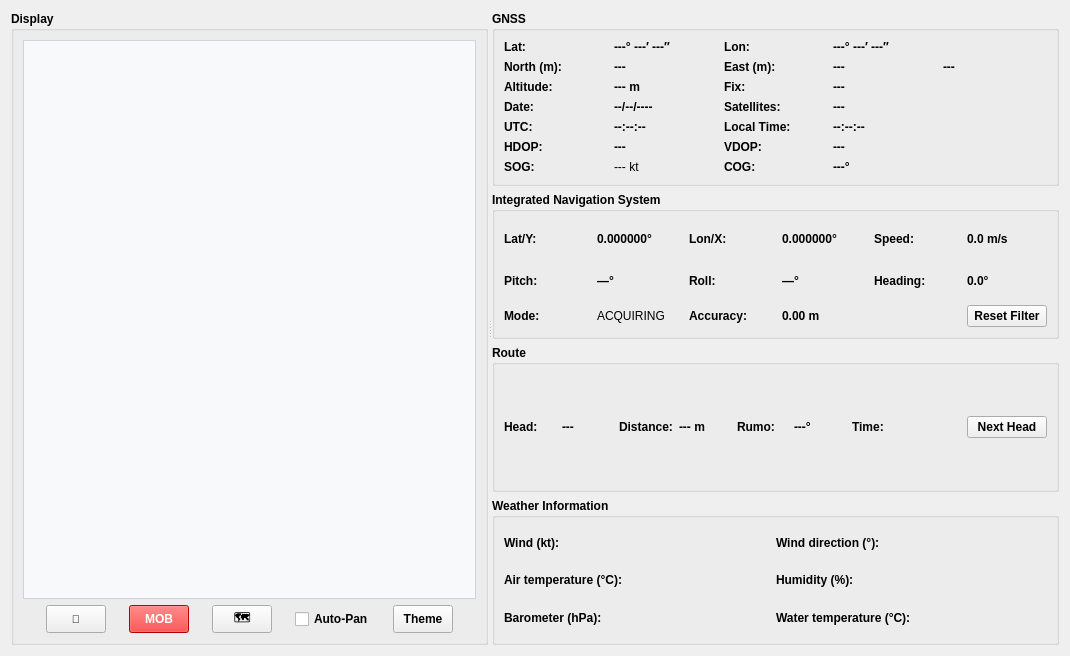
          <widget class="QWidget" name="scrollAreaWidgetContents_2">
           <property name="geometry">
            <rect>
             <x>0</x>
             <y>0</y>
             <width>1070</width>
             <height>656</height>
            </rect>
           </property>
           <layout class="QVBoxLayout" name="verticalLayout_2">
            <item>
             <widget class="QSplitter" name="splitter_nav">
              <property name="orientation">
               <enum>Qt::Horizontal</enum>
              </property>
              <property name="childrenCollapsible">
               <bool>false</bool>
              </property>
              <widget class="QWidget" name="widget_map_container">
               <layout class="QVBoxLayout" name="verticalLayout_left">
                <property name="leftMargin">
                 <number>0</number>
                </property>
                <property name="topMargin">
                 <number>0</number>
                </property>
                <property name="rightMargin">
                 <number>0</number>
                </property>
                <property name="bottomMargin">
                 <number>0</number>
                </property>
                <item>
                 <widget class="QGroupBox" name="groupBox_map">
                  <property name="sizePolicy">
                   <sizepolicy hsizetype="Preferred" vsizetype="Preferred">
                    <horstretch>0</horstretch>
                    <verstretch>0</verstretch>
                   </sizepolicy>
                  </property>
                  <property name="font">
                   <font>
                    <weight>75</weight>
                    <bold>true</bold>
                   </font>
                  </property>
                  <property name="title">
                   <string>Display</string>
                  </property>
                  <layout class="QVBoxLayout" name="verticalLayout_map_3">
                   <item>
                    <widget class="QWidget" name="widget_mapa" native="true">
                     <property name="enabled">
                      <bool>true</bool>
                     </property>
                     <property name="sizePolicy">
                      <sizepolicy hsizetype="Preferred" vsizetype="Preferred">
                       <horstretch>1</horstretch>
                       <verstretch>1</verstretch>
                      </sizepolicy>
                     </property>
                     <property name="minimumSize">
                      <size>
                       <width>70</width>
                       <height>70</height>
                      </size>
                     </property>
                     <property name="styleSheet">
                      <string notr="true">background-color: #f8f9fa; border: 1px solid #ced4da;</string>
                     </property>
                    </widget>
                   </item>
                   <item>
                    <layout class="QHBoxLayout" name="horizontalLayout_map_tools">
                     <property name="spacing">
                      <number>0</number>
                     </property>
                     <property name="sizeConstraint">
                      <enum>QLayout::SetMinimumSize</enum>
                     </property>
                     <item>
                      <widget class="QPushButton" name="refresh_map">
                       <property name="sizePolicy">
                        <sizepolicy hsizetype="Preferred" vsizetype="Preferred">
                         <horstretch>0</horstretch>
                         <verstretch>0</verstretch>
                        </sizepolicy>
                       </property>
                       <property name="minimumSize">
                        <size>
                         <width>0</width>
                         <height>0</height>
                        </size>
                       </property>
                       <property name="maximumSize">
                        <size>
                         <width>60</width>
                         <height>30</height>
                        </size>
                       </property>
                       <property name="font">
                        <font>
                         <pointsize>8</pointsize>
                        </font>
                       </property>
                       <property name="text">
                        <string>🔄</string>
                       </property>
                      </widget>
                     </item>
                     <item>
                      <widget class="QPushButton" name="btn_follow_vessel">
                       <property name="sizePolicy">
                        <sizepolicy hsizetype="Preferred" vsizetype="Preferred">
                         <horstretch>0</horstretch>
                         <verstretch>0</verstretch>
                        </sizepolicy>
                       </property>
                       <property name="maximumSize">
                        <size>
                         <width>60</width>
                         <height>30</height>
                        </size>
                       </property>
                       <property name="toolTip">
                        <string>Seguir embarcação</string>
                       </property>
                       <property name="styleSheet">
                        <string notr="true">background-color: rgb(255, 0, 0); color: white;</string>
                       </property>
                       <property name="text">
                        <string>MOB</string>
                       </property>
                       <property name="checkable">
                        <bool>true</bool>
                       </property>
                      </widget>
                     </item>
                     <item>
                      <widget class="QPushButton" name="btnAbrirNavegacao">
                       <property name="sizePolicy">
                        <sizepolicy hsizetype="Fixed" vsizetype="Fixed">
                         <horstretch>25</horstretch>
                         <verstretch>25</verstretch>
                        </sizepolicy>
                       </property>
                       <property name="minimumSize">
                        <size>
                         <width>60</width>
                         <height>28</height>
                        </size>
                       </property>
                       <property name="maximumSize">
                        <size>
                         <width>0</width>
                         <height>28</height>
                        </size>
                       </property>
                       <property name="text">
                        <string>🗺️</string>
                       </property>
                      </widget>
                     </item>
                     <item>
                      <widget class="QCheckBox" name="chkAutoPan">
                       <property name="sizePolicy">
                        <sizepolicy hsizetype="Preferred" vsizetype="Preferred">
                         <horstretch>0</horstretch>
                         <verstretch>0</verstretch>
                        </sizepolicy>
                       </property>
                       <property name="minimumSize">
                        <size>
                         <width>75</width>
                         <height>28</height>
                        </size>
                       </property>
                       <property name="maximumSize">
                        <size>
                         <width>0</width>
                         <height>28</height>
                        </size>
                       </property>
                       <property name="text">
                        <string>Auto-Pan</string>
                       </property>
                      </widget>
                     </item>
                     <item>
                      <widget class="QPushButton" name="btn_toggle_theme">
                       <property name="sizePolicy">
                        <sizepolicy hsizetype="Preferred" vsizetype="Preferred">
                         <horstretch>0</horstretch>
                         <verstretch>0</verstretch>
                        </sizepolicy>
                       </property>
                       <property name="maximumSize">
                        <size>
                         <width>60</width>
                         <height>28</height>
                        </size>
                       </property>
                       <property name="text">
                        <string>Theme</string>
                       </property>
                      </widget>
                     </item>
                    </layout>
                   </item>
                  </layout>
                 </widget>
                </item>
               </layout>
              </widget>
              <widget class="QWidget" name="widget_data_container">
               <layout class="QVBoxLayout" name="verticalLayout_right_3">
                <property name="sizeConstraint">
                 <enum>QLayout::SetMinAndMaxSize</enum>
                </property>
                <property name="leftMargin">
                 <number>0</number>
                </property>
                <property name="topMargin">
                 <number>0</number>
                </property>
                <property name="rightMargin">
                 <number>0</number>
                </property>
                <property name="bottomMargin">
                 <number>0</number>
                </property>
                <item>
                 <widget class="QGroupBox" name="groupBox_gnss_data">
                  <property name="sizePolicy">
                   <sizepolicy hsizetype="Preferred" vsizetype="Preferred">
                    <horstretch>0</horstretch>
                    <verstretch>0</verstretch>
                   </sizepolicy>
                  </property>
                  <property name="font">
                   <font>
                    <weight>75</weight>
                    <bold>true</bold>
                   </font>
                  </property>
                  <property name="title">
                   <string>GNSS</string>
                  </property>
                  <layout class="QGridLayout" name="gridLayout_gnss_3">
                   <item row="6" column="0">
                    <widget class="QLabel" name="label_utc_time">
                     <property name="text">
                      <string>UTC:</string>
                     </property>
                    </widget>
                   </item>
                   <item row="0" column="3">
                    <widget class="QLabel" name="lbl_longitude">
                     <property name="text">
                      <string>---° ---′ ---″</string>
                     </property>
                    </widget>
                   </item>
                   <item row="1" column="0">
                    <widget class="QLabel" name="label_18">
                     <property name="text">
                      <string>North (m):</string>
                     </property>
                    </widget>
                   </item>
                   <item row="2" column="1">
                    <widget class="QLabel" name="lbl_altitude">
                     <property name="text">
                      <string>--- m</string>
                     </property>
                    </widget>
                   </item>
                   <item row="1" column="2">
                    <widget class="QLabel" name="label_28">
                     <property name="text">
                      <string>East (m):</string>
                     </property>
                    </widget>
                   </item>
                   <item row="6" column="2">
                    <widget class="QLabel" name="label_local_time">
                     <property name="text">
                      <string>Local Time:</string>
                     </property>
                    </widget>
                   </item>
                   <item row="3" column="1">
                    <widget class="QLabel" name="lbl_date">
                     <property name="text">
                      <string>--/--/----</string>
                     </property>
                    </widget>
                   </item>
                   <item row="2" column="2">
                    <widget class="QLabel" name="label_fix_status">
                     <property name="text">
                      <string>Fix:</string>
                     </property>
                    </widget>
                   </item>
                   <item row="9" column="3">
                    <widget class="QLabel" name="lbl_course">
                     <property name="font">
                      <font>
                       <weight>75</weight>
                       <bold>true</bold>
                      </font>
                     </property>
                     <property name="text">
                      <string>---°</string>
                     </property>
                    </widget>
                   </item>
                   <item row="0" column="1">
                    <widget class="QLabel" name="lbl_latitude">
                     <property name="text">
                      <string>---° ---′ ---″</string>
                     </property>
                    </widget>
                   </item>
                   <item row="8" column="2">
                    <widget class="QLabel" name="label_vdop">
                     <property name="text">
                      <string>VDOP:</string>
                     </property>
                    </widget>
                   </item>
                   <item row="6" column="3">
                    <widget class="QLabel" name="lbl_local_time">
                     <property name="text">
                      <string>--:--:--</string>
                     </property>
                    </widget>
                   </item>
                   <item row="8" column="0">
                    <widget class="QLabel" name="label_hdop">
                     <property name="text">
                      <string>HDOP:</string>
                     </property>
                    </widget>
                   </item>
                   <item row="3" column="3">
                    <widget class="QLabel" name="lbl_satellites">
                     <property name="text">
                      <string>---</string>
                     </property>
                    </widget>
                   </item>
                   <item row="3" column="2">
                    <widget class="QLabel" name="label_satellites">
                     <property name="text">
                      <string>Satellites:</string>
                     </property>
                    </widget>
                   </item>
                   <item row="2" column="3">
                    <widget class="QLabel" name="lbl_fix_status">
                     <property name="text">
                      <string>---</string>
                     </property>
                    </widget>
                   </item>
                   <item row="6" column="1">
                    <widget class="QLabel" name="lbl_utc_time">
                     <property name="text">
                      <string>--:--:--</string>
                     </property>
                    </widget>
                   </item>
                   <item row="0" column="2">
                    <widget class="QLabel" name="label_longitude">
                     <property name="text">
                      <string>Lon:</string>
                     </property>
                    </widget>
                   </item>
                   <item row="1" column="1">
                    <widget class="QLabel" name="lbl_norte">
                     <property name="text">
                      <string>---</string>
                     </property>
                    </widget>
                   </item>
                   <item row="1" column="3">
                    <widget class="QLabel" name="lbl_este">
                     <property name="text">
                      <string>---</string>
                     </property>
                    </widget>
                   </item>
                   <item row="0" column="0">
                    <widget class="QLabel" name="label_latitude">
                     <property name="text">
                      <string>Lat:</string>
                     </property>
                    </widget>
                   </item>
                   <item row="3" column="0">
                    <widget class="QLabel" name="label_date">
                     <property name="text">
                      <string>Date:</string>
                     </property>
                    </widget>
                   </item>
                   <item row="8" column="1">
                    <widget class="QLabel" name="lbl_hdop">
                     <property name="text">
                      <string>---</string>
                     </property>
                    </widget>
                   </item>
                   <item row="2" column="0">
                    <widget class="QLabel" name="label_altitude">
                     <property name="text">
                      <string>Altitude:</string>
                     </property>
                    </widget>
                   </item>
                   <item row="9" column="2">
                    <widget class="QLabel" name="label_course">
                     <property name="text">
                      <string>COG:</string>
                     </property>
                    </widget>
                   </item>
                   <item row="8" column="3">
                    <widget class="QLabel" name="lbl_vdop">
                     <property name="text">
                      <string>---</string>
                     </property>
                    </widget>
                   </item>
                   <item row="1" column="5">
                    <widget class="QLabel" name="lbl_zona_utm">
                     <property name="text">
                      <string>---</string>
                     </property>
                    </widget>
                   </item>
                   <item row="9" column="0">
                    <widget class="QLabel" name="label_sog">
                     <property name="text">
                      <string>SOG:</string>
                     </property>
                    </widget>
                   </item>
                   <item row="9" column="1">
                    <widget class="QLabel" name="lbl_sog">
                     <property name="font">
                      <font>
                       <weight>50</weight>
                       <bold>false</bold>
                      </font>
                     </property>
                     <property name="text">
                      <string>--- kt</string>
                     </property>
                    </widget>
                   </item>
                  </layout>
                 </widget>
                </item>
                <item>
                 <widget class="QGroupBox" name="groupBox_navigation_data">
                  <property name="sizePolicy">
                   <sizepolicy hsizetype="Preferred" vsizetype="Preferred">
                    <horstretch>0</horstretch>
                    <verstretch>0</verstretch>
                   </sizepolicy>
                  </property>
                  <property name="font">
                   <font>
                    <weight>75</weight>
                    <bold>true</bold>
                   </font>
                  </property>
                  <property name="title">
                   <string>Integrated Navigation System</string>
                  </property>
                  <layout class="QGridLayout" name="gridLayout_nav_3">
                   <item row="5" column="3">
                    <widget class="QLabel" name="lbl_fusion_lon">
                     <property name="text">
                      <string>0.000000°</string>
                     </property>
                    </widget>
                   </item>
                   <item row="7" column="2">
                    <widget class="QLabel" name="labelRoll_2">
                     <property name="text">
                      <string>Roll:</string>
                     </property>
                    </widget>
                   </item>
                   <item row="9" column="3">
                    <widget class="QLabel" name="lbl_fusion_accuracy">
                     <property name="text">
                      <string>0.00 m</string>
                     </property>
                    </widget>
                   </item>
                   <item row="5" column="4">
                    <widget class="QLabel" name="label_vel">
                     <property name="text">
                      <string>Speed:</string>
                     </property>
                    </widget>
                   </item>
                   <item row="9" column="0">
                    <widget class="QLabel" name="label_modo">
                     <property name="text">
                      <string>Mode:</string>
                     </property>
                    </widget>
                   </item>
                   <item row="5" column="1">
                    <widget class="QLabel" name="lbl_fusion_lat">
                     <property name="text">
                      <string>0.000000°</string>
                     </property>
                    </widget>
                   </item>
                   <item row="7" column="4">
                    <widget class="QLabel" name="label_head">
                     <property name="text">
                      <string>Heading:</string>
                     </property>
                    </widget>
                   </item>
                   <item row="7" column="5">
                    <widget class="QLabel" name="lbl_fusion_heading">
                     <property name="text">
                      <string>0.0°</string>
                     </property>
                    </widget>
                   </item>
                   <item row="5" column="2">
                    <widget class="QLabel" name="label_lon">
                     <property name="text">
                      <string>Lon/X:</string>
                     </property>
                    </widget>
                   </item>
                   <item row="5" column="0">
                    <widget class="QLabel" name="label_lat">
                     <property name="text">
                      <string>Lat/Y:</string>
                     </property>
                    </widget>
                   </item>
                   <item row="7" column="3">
                    <widget class="QLabel" name="rollLabel">
                     <property name="text">
                      <string>—°</string>
                     </property>
                    </widget>
                   </item>
                   <item row="7" column="1">
                    <widget class="QLabel" name="rollPitch">
                     <property name="text">
                      <string>—°</string>
                     </property>
                    </widget>
                   </item>
                   <item row="7" column="0">
                    <widget class="QLabel" name="labelPitch_2">
                     <property name="text">
                      <string>Pitch:</string>
                     </property>
                    </widget>
                   </item>
                   <item row="5" column="5">
                    <widget class="QLabel" name="lbl_fusion_speed">
                     <property name="text">
                      <string>0.0 m/s</string>
                     </property>
                    </widget>
                   </item>
                   <item row="9" column="1">
                    <widget class="QLabel" name="lbl_fusion_mode">
                     <property name="font">
                      <font>
                       <weight>50</weight>
                       <bold>false</bold>
                      </font>
                     </property>
                     <property name="text">
                      <string>ACQUIRING</string>
                     </property>
                    </widget>
                   </item>
                   <item row="9" column="2">
                    <widget class="QLabel" name="label_acuracia">
                     <property name="text">
                      <string>Accuracy:</string>
                     </property>
                    </widget>
                   </item>
                   <item row="9" column="5">
                    <widget class="QPushButton" name="btn_reset_kalman">
                     <property name="sizePolicy">
                      <sizepolicy hsizetype="Fixed" vsizetype="Fixed">
                       <horstretch>0</horstretch>
                       <verstretch>0</verstretch>
                      </sizepolicy>
                     </property>
                     <property name="text">
                      <string>Reset Filter</string>
                     </property>
                    </widget>
                   </item>
                  </layout>
                 </widget>
                </item>
                <item>
                 <widget class="QGroupBox" name="groupBox_route">
                  <property name="sizePolicy">
                   <sizepolicy hsizetype="Preferred" vsizetype="Preferred">
                    <horstretch>0</horstretch>
                    <verstretch>0</verstretch>
                   </sizepolicy>
                  </property>
                  <property name="font">
                   <font>
                    <weight>75</weight>
                    <bold>true</bold>
                   </font>
                  </property>
                  <property name="title">
                   <string>Route</string>
                  </property>
                  <layout class="QGridLayout" name="gridLayout_route">
                   <item row="0" column="1">
                    <widget class="QLabel" name="label_togo">
                     <property name="text">
                      <string>---</string>
                     </property>
                    </widget>
                   </item>
                   <item row="0" column="0">
                    <widget class="QLabel" name="label_next_wp">
                     <property name="text">
                      <string>Head:</string>
                     </property>
                    </widget>
                   </item>
                   <item row="0" column="3">
                    <widget class="QLabel" name="label_togodist">
                     <property name="text">
                      <string>--- m</string>
                     </property>
                    </widget>
                   </item>
                   <item row="0" column="4">
                    <widget class="QLabel" name="label_bearing_to_wp">
                     <property name="text">
                      <string>Rumo:</string>
                     </property>
                    </widget>
                   </item>
                   <item row="0" column="5">
                    <widget class="QLabel" name="label_togorumo">
                     <property name="text">
                      <string>---°</string>
                     </property>
                    </widget>
                   </item>
                   <item row="0" column="8">
                    <widget class="QLabel" name="label_ttg">
                     <property name="text">
                      <string/>
                     </property>
                    </widget>
                   </item>
                   <item row="0" column="2">
                    <widget class="QLabel" name="label_distance_to_wp">
                     <property name="text">
                      <string>Distance:</string>
                     </property>
                    </widget>
                   </item>
                   <item row="0" column="6">
                    <widget class="QLabel" name="label_38">
                     <property name="text">
                      <string>Time:</string>
                     </property>
                    </widget>
                   </item>
                   <item row="0" column="9">
                    <widget class="QPushButton" name="btn_skip_wp">
                     <property name="sizePolicy">
                      <sizepolicy hsizetype="Fixed" vsizetype="Fixed">
                       <horstretch>0</horstretch>
                       <verstretch>0</verstretch>
                      </sizepolicy>
                     </property>
                     <property name="text">
                      <string>Next Head</string>
                     </property>
                    </widget>
                   </item>
                  </layout>
                 </widget>
                </item>
                <item>
                 <widget class="QGroupBox" name="groupBox_vessel_info">
                  <property name="sizePolicy">
                   <sizepolicy hsizetype="Preferred" vsizetype="Preferred">
                    <horstretch>0</horstretch>
                    <verstretch>0</verstretch>
                   </sizepolicy>
                  </property>
                  <property name="font">
                   <font>
                    <weight>75</weight>
                    <bold>true</bold>
                   </font>
                  </property>
                  <property name="title">
                   <string>Weather Information</string>
                  </property>
                  <layout class="QGridLayout" name="gridLayout_vessel_2">
                   <item row="2" column="0">
                    <widget class="QLabel" name="label_air_temp">
                     <property name="text">
                      <string>Air temperature (°C):</string>
                     </property>
                    </widget>
                   </item>
                   <item row="2" column="3">
                    <widget class="QLabel" name="lbl_humidity">
                     <property name="text">
                      <string/>
                     </property>
                    </widget>
                   </item>
                   <item row="3" column="2">
                    <widget class="QLabel" name="label_water_temp">
                     <property name="text">
                      <string>Water temperature (°C):</string>
                     </property>
                    </widget>
                   </item>
                   <item row="3" column="1">
                    <widget class="QLabel" name="lbl_barometer">
                     <property name="text">
                      <string/>
                     </property>
                    </widget>
                   </item>
                   <item row="1" column="2">
                    <widget class="QLabel" name="label_wind_dir">
                     <property name="text">
                      <string>Wind direction (°):</string>
                     </property>
                    </widget>
                   </item>
                   <item row="1" column="3">
                    <widget class="QLabel" name="lbl_wind_dir">
                     <property name="text">
                      <string/>
                     </property>
                    </widget>
                   </item>
                   <item row="2" column="1">
                    <widget class="QLabel" name="lbl_air_temp">
                     <property name="text">
                      <string/>
                     </property>
                    </widget>
                   </item>
                   <item row="2" column="2">
                    <widget class="QLabel" name="label_humidity">
                     <property name="text">
                      <string>Humidity (%):</string>
                     </property>
                    </widget>
                   </item>
                   <item row="3" column="0">
                    <widget class="QLabel" name="label_barometer">
                     <property name="text">
                      <string>Barometer (hPa):</string>
                     </property>
                    </widget>
                   </item>
                   <item row="1" column="1">
                    <widget class="QLabel" name="lbl_wind_speed">
                     <property name="text">
                      <string/>
                     </property>
                    </widget>
                   </item>
                   <item row="3" column="3">
                    <widget class="QLabel" name="lbl_water_temp">
                     <property name="text">
                      <string/>
                     </property>
                    </widget>
                   </item>
                   <item row="1" column="0">
                    <widget class="QLabel" name="label_wind_speed">
                     <property name="text">
                      <string>Wind (kt):</string>
                     </property>
                    </widget>
                   </item>
                  </layout>
                 </widget>
                </item>
               </layout>
              </widget>
             </widget>
            </item>
           </layout>
          </widget>
